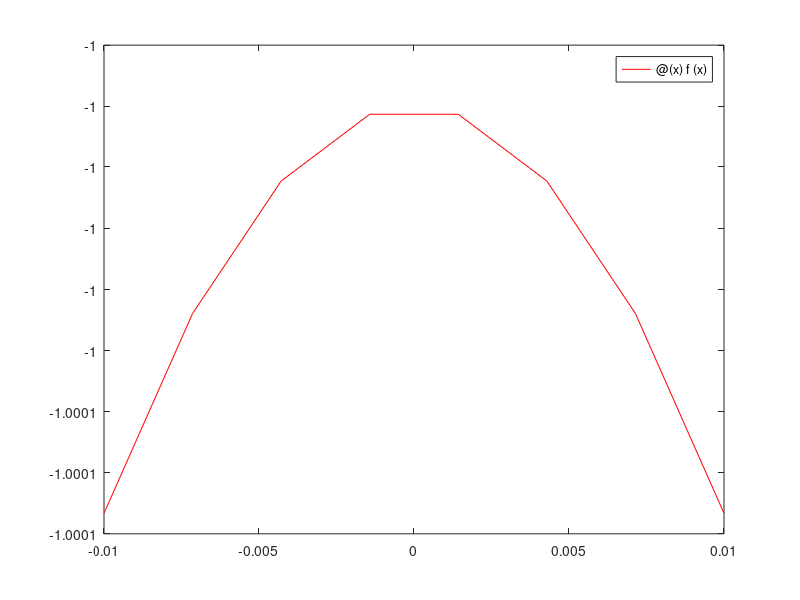

Here is the MATLAB script that generated this plot: (Note: this script raises an error after producing the figure.)
% Problema 1
%
% La evaluarea pe calculator a functiei f(x)=x^2/(cos(sin(x))^2-1)
% se observa o eroare relativa mare pentru valori x~~0.
% 1. Reprezentati grafic pe intervalul x apartine [-10^-7 10^-7]
%    Explicati ce se intampla.
% 2. Gasiti o metoda de calcul a lui f pentru |x| < 1 la precizia 
%    masinii si scrieti o functie MATLAB pentru calculul lui f. 
%    Reprezentati grafic.


f = @(x) x^2/(cos(sin(x))^2-1); %functia de evaluat

% Cerinta 1:

% reprezentarea grafica a functiei pe intrevalul [-10^-7 10^-7] 
fplot(@(x) f(x),[-10^-2 10^-2],'r');
hold on

% Explicatie:
% La evaluarea functiei date pe un interval de numere foarte mic se 
% observa o denaturare a graficului (acesta nu este asa cum ne-am 
% astepta noi sa fie, adica sa tinda spre -1). Acest lucru este cauza 
% de fenomenul de anulare care are loc in vecinatatea originii.
% La numitor se scad doua valori foarte apropiate.

% calculul limitei
syms x;
limit(f,x,0);


% Cerinta 2:

% Remediere: 
% Pentru a "remedia" valorile in punctele x foarte apropiate de 
% origine se va folosi o varianta modificata a functiei f.
% Mai exact, pentru o vecinatate foarte mica a originii functia 
% se calculeaza folosind Taylor, iar in rest, se va folosi expresia
% initiala:
% f(x) = x^2/(cos(sin(x))^2-1), pentru x > alfa
%        polinom taylor, altfel
% Se considera alfa = 10^-3
% Functia modificata se numeste "f_changed"

fplot(@(x) f_changed(x, 10^-3),[-10^-2 10^-2],'g');
hold off
